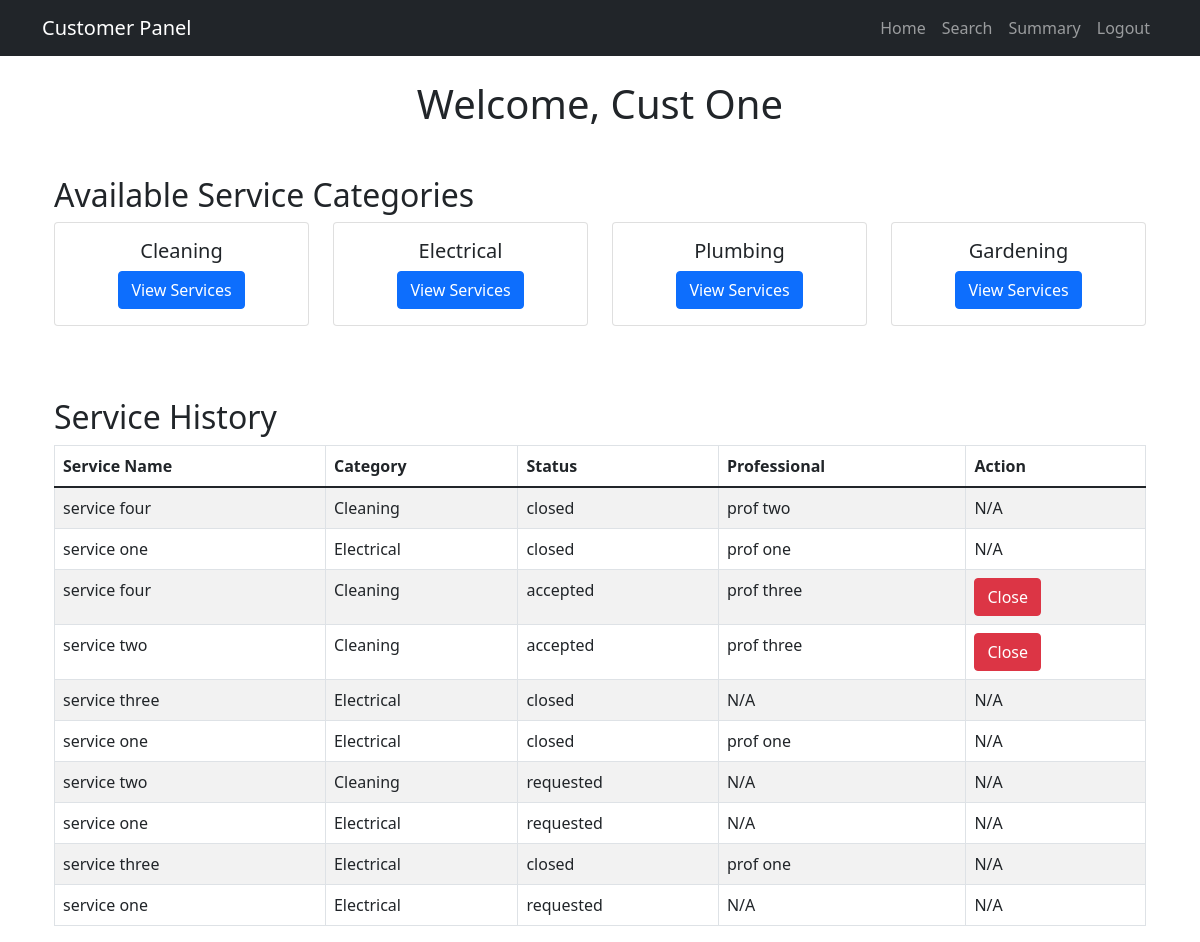
The app's page /customer/dashboard (signed in) with its own data.
### app/models.py (models this page shows, shortened)
class User(db.Model, UserMixin):
    id = db.Column(db.Integer, primary_key=True)
    email = db.Column(db.String(120), unique=True, nullable=False)
    password = db.Column(db.String(60), nullable=False)
    user_type = db.Column(db.String(20), nullable=False)  # 'customer', 'professional', 'admin'
    fullname = db.Column(db.String(100))
    address = db.Column(db.Text)
    pin_code = db.Column(db.String(10))
    created_at = db.Column(db.DateTime, default=datetime.utcnow)
    service_category_id = db.Column(db.Integer, db.ForeignKey('service_category.id'))  # New field
    service_name = db.Column(db.String(100))  # Optional, if needed for specific service within category
    experience = db.Column(db.Integer)
    document_path = db.Column(db.String(255))
    status = db.Column(db.String(20), default='pending')  # 'pending', 'approved', 'rejected'
    service_requests_customer = db.relationship('ServiceRequest',
                                              backref='customer',
                                              foreign_keys='ServiceRequest.customer_id',
                                              lazy=True)
    service_requests_professional = db.relationship('ServiceRequest',
                                                  backref='professional',
                                                  foreign_keys='ServiceRequest.professional_id',
                                                  lazy=True)
    service_category = db.relationship('ServiceCategory', backref='professionals')

class ServiceCategory(db.Model):
    id = db.Column(db.Integer, primary_key=True)
    name = db.Column(db.String(100), nullable=False, unique=True)
    services = db.relationship('Service', backref='category', lazy=True)

class ServiceRequest(db.Model):
    id = db.Column(db.Integer, primary_key=True)
    customer_id = db.Column(db.Integer, db.ForeignKey('user.id'), nullable=False)
    professional_id = db.Column(db.Integer, db.ForeignKey('user.id'))  # Accepted professional
    service_id = db.Column(db.Integer, db.ForeignKey('service.id'), nullable=False)
    status = db.Column(db.String(20), default='requested')  # requested, accepted, closed
    created_at = db.Column(db.DateTime, default=datetime.utcnow)
    completed_at = db.Column(db.DateTime, default=datetime.utcnow)
    rating = db.Column(db.Integer)
    review = db.Column(db.Text)
    updated_at = db.Column(db.DateTime, default=datetime.utcnow, onupdate=datetime.utcnow)
    rejected_professionals = db.relationship(
        'User',
        secondary='rejected_requests_association',
        backref='rejected_service_requests'
    )

class Service(db.Model):
    id = db.Column(db.Integer, primary_key=True)
    name = db.Column(db.String(100), nullable=False)
    description = db.Column(db.Text, nullable=False)
    base_price = db.Column(db.Float, nullable=False)
    category_id = db.Column(db.Integer, db.ForeignKey('service_category.id'), nullable=False)
    requests = db.relationship('ServiceRequest', backref='service', lazy=True)

### app/routes/customer_routes.py (the view)
@customer_bp.route('/dashboard')
@login_required
def customer_dashboard():
    if current_user.user_type != 'customer':
        flash('Access denied.', 'danger')
        return redirect_to_dashboard()
    service_categories = ServiceCategory.query.all()
    service_requests = ServiceRequest.query.filter_by(customer_id=current_user.id).all()
    return render_template(
        'customer/dashboard.html',
        categories=service_categories,
        service_requests=service_requests
    )

### app/models.py (called while the page is built)
@login_manager.user_loader
def load_user(user_id):
    return User.query.get(int(user_id))

### app/templates/customer/dashboard.html (shortened to what this page needs)
{% extends "customer/base.html" %}
{% block content %}
<div class="container mt-4">
    <h1 class="text-center">Welcome, {{ current_user.fullname }}</h1>
    <section class="mt-5">
        <h2>Available Service Categories</h2>
        <div class="row">
            {% for category in categories %}
                <div class="col-md-3 mb-4">
                    <div class="card">
                        <div class="card-body text-center">
                            <h5 class="card-title">{{ category.name }}</h5>
                            <a href="{{ url_for('customer.services_in_category', category_id=category.id) }}" class="btn btn-primary">
                                View Services
                            </a>
                        </div>
                    </div>
                </div>
            {% endfor %}
        </div>
    </section>
    <section class="mt-5">
        <h2>Service History</h2>
        {% if service_requests %}
            <table class="table table-striped table-bordered">
                <thead>
                <tr>
                    <th>Service Name</th>
                    <th>Category</th>
                    <th>Status</th>
                    <th>Professional</th>
                    <th>Action</th>
                </tr>
                </thead>
                <tbody>
                {% for request in service_requests %}
                <tr>
                    <td>{{ request.service.name }}</td>
                    <td>{{ request.service.category.name }}</td>
                    <td>{{ request.status }}</td>
                    <td>{{ request.professional.fullname if request.professional else 'N/A' }}</td>
                    <td>
                    {% if request.status == 'accepted' or request.status == 'in_progress' %}
                        <form action="{{ url_for('customer.close_request', request_id=request.id) }}" method="POST">
                        <button type="submit" class="btn btn-danger">Close</button>
                        </form>
                    {% else %}
                        N/A
                    {% endif %}
                    </td>
                </tr>
                {% endfor %}
                </tbody>
            </table>
        {% else %}
            <p>No service history available.</p>
        {% endif %}
    </section>
</div>
{% endblock %}

### app/templates/customer/base.html (shortened to what this page needs)
<!DOCTYPE html>
<html lang="en">
<head>
    <link href="https://cdn.jsdelivr.net/npm/bootstrap@5.1.3/dist/css/bootstrap.min.css" rel="stylesheet">
</head>
<body>
    <nav class="navbar navbar-expand-lg navbar-dark bg-dark">
        <div class="container">
            <a class="navbar-brand" href="#">Customer Panel</a>
            <div class="collapse navbar-collapse" id="navbarNav">
                <ul class="navbar-nav ms-auto">
                    <li class="nav-item">
                        <a class="nav-link" href="{{ url_for('customer.customer_dashboard') }}">Home</a>
                    </li>
                    <li class="nav-item">
                        <a class="nav-link" href="{{ url_for('customer.search') }}">Search</a>
                    </li>
                    <li class="nav-item">
                        <a class="nav-link" href="{{ url_for('customer.customer_summary') }}">Summary</a>
                    </li>
                    <li class="nav-item">
                        <a class="nav-link" href="{{ url_for('auth.logout') }}">Logout</a>
                    </li>
                </ul>
            </div>
        </div>
    </nav>
    <div class="container mt-4">
        {% block content %}
        {% endblock %}
    </div>
</body>
</html>

### records on screen
User: fullname "Cust One"
ServiceCategory: name "Cleaning"
ServiceCategory: name "Electrical"
ServiceCategory: name "Plumbing"
ServiceCategory: name "Gardening"
ServiceRequest: service.name "service four", service.category.name "Cleaning", status "closed", professional "prof two", shows "N/A"
ServiceRequest: service.name "service one", service.category.name "Electrical", status "closed", professional "prof one", shows "N/A"
ServiceRequest: service.name "service four", service.category.name "Cleaning", status "accepted", professional "prof three"
ServiceRequest: service.name "service two", service.category.name "Cleaning", status "accepted", professional "prof three"
ServiceRequest: service.name "service three", service.category.name "Electrical", status "closed", professional "N/A"
ServiceRequest: service.name "service one", service.category.name "Electrical", status "closed", professional "prof one", shows "N/A"
ServiceRequest: service.name "service two", service.category.name "Cleaning", status "requested", professional "N/A"
ServiceRequest: service.name "service one", service.category.name "Electrical", status "requested", professional "N/A"
ServiceRequest: service.name "service three", service.category.name "Electrical", status "closed", professional "prof one", shows "N/A"
ServiceRequest: service.name "service one", service.category.name "Electrical", status "requested", professional "N/A"
